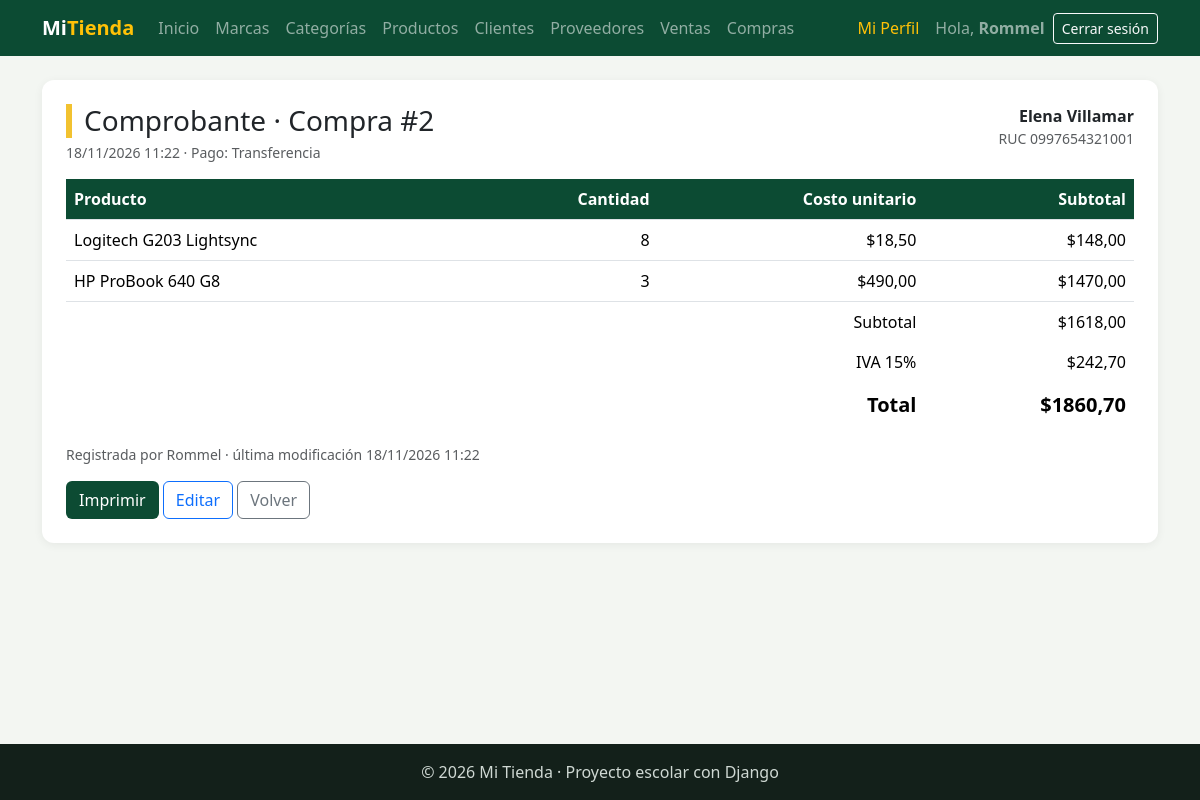
Screenshot of /facturacion/compras/2/ (signed in) with the database file from the repository.
### facturacion/models.py (models this page shows, shortened)
class ModeloBase(models.Model):
    user = models.ForeignKey(
        User,
        on_delete=models.SET_NULL,
        null=True,
        blank=True,
        editable=False,
        related_name="%(class)s_registrados",
        verbose_name="Registrado por",
    )
    fecha_creacion = models.DateTimeField("Fecha de creación", auto_now_add=True)
    fecha_modificacion = models.DateTimeField("Última modificación", auto_now=True)
    class Meta:
        abstract = True

class Compra(ModeloBase):
    proveedor = models.ForeignKey(Proveedor, on_delete=models.PROTECT, related_name="compras")
    fecha_hora = models.DateTimeField("Fecha y hora", default=timezone.now)
    subtotal = models.DecimalField(max_digits=12, decimal_places=2, default=0, editable=False)
    iva = models.DecimalField("IVA", max_digits=12, decimal_places=2, default=0, editable=False)
    total = models.DecimalField(max_digits=12, decimal_places=2, default=0, editable=False)
    tipo_pago = models.CharField(
        "Tipo de pago",
        max_length=15,
        choices=TipoPago.choices,
        default=TipoPago.CONTADO,
    )
    class Meta:
        verbose_name = "Compra"
        verbose_name_plural = "Compras"
        ordering = ["-fecha_hora"]
    def __str__(self):
        return f"Compra #{self.pk}"

class Proveedor(ModeloBase):
    nombre = models.CharField(max_length=80)
    apellido = models.CharField(max_length=80)
    ruc = models.CharField("RUC", max_length=13, unique=True)
    email = models.EmailField("Correo", blank=True)
    contacto = models.CharField("Teléfono de contacto", max_length=15, blank=True)
    logo = models.ImageField(upload_to="proveedores/", blank=True)
    class Meta:
        verbose_name = "Proveedor"
        verbose_name_plural = "Proveedores"
        ordering = ["nombre", "apellido"]
    def __str__(self):
        return f"{self.nombre} {self.apellido}"

class DetalleCompra(ModeloBase):
    compra = models.ForeignKey(Compra, on_delete=models.CASCADE, related_name="detalles")
    producto = models.ForeignKey(Producto, on_delete=models.PROTECT, related_name="detalles_compra")
    cantidad = models.PositiveIntegerField(default=1, validators=[MinValueValidator(1)])
    precio = models.DecimalField("Costo unitario", max_digits=10, decimal_places=2)
    class Meta:
        verbose_name = "Detalle de compra"
        verbose_name_plural = "Detalles de compra"
    @property
    def subtotal(self):
        return self.cantidad * self.precio

class Producto(ModeloBase):
    nombre = models.CharField(max_length=100)
    descripcion = models.TextField("Descripción", blank=True)
    precio = models.DecimalField(max_digits=10, decimal_places=2)
    stock = models.PositiveIntegerField(default=0)
    imagen = models.ImageField(upload_to="productos/", blank=True)
    marca = models.ForeignKey(Marca, on_delete=models.PROTECT, related_name="productos")
    categorias = models.ManyToManyField(Categoria, related_name="productos", blank=True)
    activo = models.BooleanField(default=True)
    class Meta:
        verbose_name = "Producto"
        verbose_name_plural = "Productos"
        ordering = ["nombre"]

### facturacion/views.py (the view)
# urls.py: path("compras/<int:pk>/", views.CompraDetailView.as_view(), name="compra_detalle"),
class CompraDetailView(LoginRequiredMixin, DetailView):
    model = Compra
    template_name = "facturacion/compra_detalle.html"
    context_object_name = "compra"
    def get_queryset(self):
        return super().get_queryset().select_related("proveedor", "user").prefetch_related("detalles__producto")
    def get_context_data(self, **kwargs):
        contexto = super().get_context_data(**kwargs)
        contexto["iva_porcentaje"] = IVA_TARIFA * 100
        return contexto

### facturacion/templates/facturacion/compra_detalle.html (shortened to what this page needs)
{% extends "base.html" %}
{% block contenido %}
<div class="tarjeta">
    <div class="d-flex justify-content-between flex-wrap gap-2 mb-3">
        <div>
            <h1 class="h3 titulo-pagina mb-1">Comprobante · {{ compra }}</h1>
            <div class="text-muted small">{{ compra.fecha_hora|date:"d/m/Y H:i" }} · Pago: {{ compra.get_tipo_pago_display }}</div>
        </div>
        <div class="text-end">
            <div class="fw-semibold">{{ compra.proveedor }}</div>
            <div class="text-muted small">RUC {{ compra.proveedor.ruc }}</div>
        </div>
    </div>
    <table class="table align-middle">
        <thead>
            <tr><th>Producto</th><th class="text-end">Cantidad</th><th class="text-end">Costo unitario</th><th class="text-end">Subtotal</th></tr>
        </thead>
        <tbody>
            {% for detalle in compra.detalles.all %}
            <tr>
                <td>{{ detalle.producto.nombre }}</td>
                <td class="text-end">{{ detalle.cantidad }}</td>
                <td class="text-end">${{ detalle.precio }}</td>
                <td class="text-end">${{ detalle.subtotal|floatformat:2 }}</td>
            </tr>
            {% endfor %}
        </tbody>
        <tfoot class="totales">
            <tr><td colspan="3" class="text-end">Subtotal</td><td class="text-end">${{ compra.subtotal }}</td></tr>
            <tr><td colspan="3" class="text-end">IVA {{ iva_porcentaje|floatformat:0 }}%</td><td class="text-end">${{ compra.iva }}</td></tr>
            <tr><td colspan="3" class="text-end fw-bold fs-5">Total</td><td class="text-end fw-bold fs-5">${{ compra.total }}</td></tr>
        </tfoot>
    </table>
    <p class="text-muted small">Registrada por {{ compra.user|default:"-" }} · última modificación {{ compra.fecha_modificacion|date:"d/m/Y H:i" }}</p>
    <div class="no-imprimir">
        <button type="button" class="btn btn-verde" onclick="window.print()">Imprimir</button>
        <a href="{% url 'facturacion:compra_editar' compra.pk %}" class="btn btn-outline-primary">Editar</a>
        <a href="{% url 'facturacion:compra_lista' %}" class="btn btn-outline-secondary">Volver</a>
    </div>
</div>
{% endblock %}

### templates/base.html (shortened to what this page needs)
{% load static %}
<!DOCTYPE html>
<html lang="es">
<head>
    <link href="https://cdn.jsdelivr.net/npm/bootstrap@5.3.3/dist/css/bootstrap.min.css" rel="stylesheet">
    <link rel="stylesheet" href="{% static 'css/estilos.css' %}">
</head>
<body>
<nav class="navbar navbar-expand-lg navbar-dark barra">
    <div class="container">
        <a class="navbar-brand fw-bold" href="{% url 'home' %}">Mi<span class="text-warning">Tienda</span></a>
        <div class="collapse navbar-collapse" id="menu">
            <ul class="navbar-nav me-auto">
                <li class="nav-item"><a class="nav-link" href="{% url 'home' %}">Inicio</a></li>
                {% if user.is_authenticated %}
                    <li class="nav-item"><a class="nav-link" href="{% url 'facturacion:marca_lista' %}">Marcas</a></li>
                    <li class="nav-item"><a class="nav-link" href="{% url 'facturacion:categoria_lista' %}">Categorías</a></li>
                    <li class="nav-item"><a class="nav-link" href="{% url 'facturacion:producto_lista' %}">Productos</a></li>
                    <li class="nav-item"><a class="nav-link" href="{% url 'facturacion:cliente_lista' %}">Clientes</a></li>
                    <li class="nav-item"><a class="nav-link" href="{% url 'facturacion:proveedor_lista' %}">Proveedores</a></li>
                    <li class="nav-item"><a class="nav-link" href="{% url 'facturacion:venta_lista' %}">Ventas</a></li>
                    <li class="nav-item"><a class="nav-link" href="{% url 'facturacion:compra_lista' %}">Compras</a></li>
                {% endif %}
            </ul>
            <ul class="navbar-nav align-items-lg-center gap-2">
                {% if user.is_authenticated %}
                    <li class="nav-item"><a class="nav-link text-warning" href="{% url 'facturacion:mi_perfil' %}">Mi Perfil</a></li>
                    <li class="nav-item navbar-text">Hola, <b>{{ user.username }}</b></li>
                    <li class="nav-item">
                        <form method="post" action="{% url 'logout' %}" class="d-inline">
                            <button type="submit" class="btn btn-sm btn-outline-light">Cerrar sesión</button>
                        </form>
                    </li>
                {% else %}
                    <li class="nav-item"><a class="nav-link" href="{% url 'login' %}">Ingresar</a></li>
                    <li class="nav-item"><a class="btn btn-sm btn-warning" href="{% url 'registro' %}">Crear cuenta</a></li>
                {% endif %}
            </ul>
        </div>
    </div>
</nav>
<main class="container py-4">
    {% block contenido %}{% endblock %}
</main>
<footer class="pie text-center py-3">© 2026 Mi Tienda · Proyecto escolar con Django</footer>
</body>
</html>

### static/css/estilos.css (style rules this page uses)
:root { --verde: #0c4b33; --verde-claro: #2f9e6e; --amarillo: #f2c230; }
body { background-color: #f3f6f2; min-height: 100vh; display: flex; flex-direction: column; }
main { flex: 1; }
.barra { background-color: var(--verde); }
.titulo-pagina { border-left: 6px solid var(--amarillo); padding-left: 12px; }
.tarjeta { background: white; border-radius: 12px; padding: 24px; box-shadow: 0 2px 10px rgba(0,0,0,.06); }
.table thead th { background-color: var(--verde); color: white; }
.btn-verde { background-color: var(--verde); color: white; }
.pie { background-color: #13201a; color: #cfd8d3; }
.totales td { border: 0; }

### rows the page displays
Compra: id "Compra #2", fecha_hora "18/11/2026 11:22", tipo_pago "Transferencia", proveedor "Elena Villamar", proveedor.ruc "0997654321001", subtotal "1618,00", iva "242,70", total "1860,70", user "Rommel", fecha_modificacion "18/11/2026 11:22"
DetalleCompra: producto.nombre "Logitech G203 Lightsync", cantidad "8", precio "18,50", subtotal "148,00"
DetalleCompra: producto.nombre "HP ProBook 640 G8", cantidad "3", precio "490,00", subtotal "1470,00"

### other values shown
{{ user.username }} "Rommel"
{{ iva_porcentaje|floatformat:0 }} "15"
